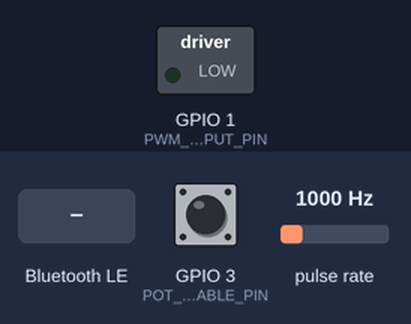
The sketch below on a simulated ESP32-C3. Parts: switched loads named in the sketch (green lamp = pin HIGH). Wiring (inferred from the names in the program): pulse sensor: data GPIO 0. The test bench sets the inputs (shaded band); at power-on: pulse rate 1000 Hz, GPIO 3 (POT_ENABLE_PIN) HIGH. Nothing arrives over Bluetooth unless stated; a phone connects over Bluetooth LE 3 s after start.

Above: at 1.2 s.
1.3 s: Bluetooth LE write "start" received
At 3.1 s:
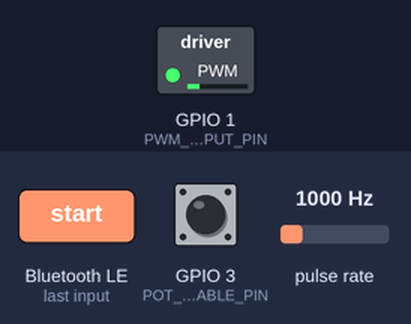
4.3 s: pulse rate set to 50 Hz
At 5.8 s:
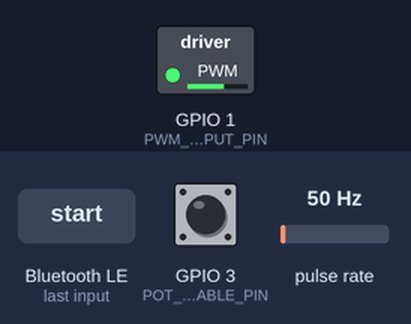
6.1 s: pulse rate set to 100 Hz
At 8.9 s:
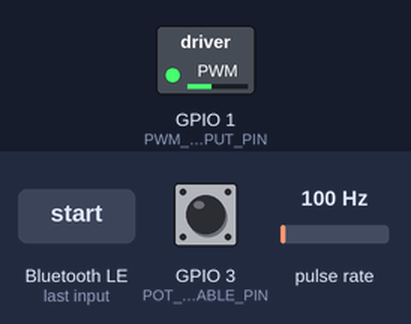
9.1 s: Bluetooth LE write "200" received
At 10.3 s:
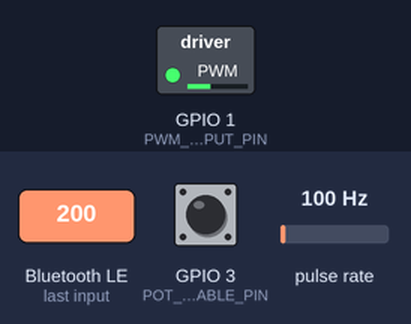
10.6 s: pulse rate set to 1250 Hz
At 11.9 s:
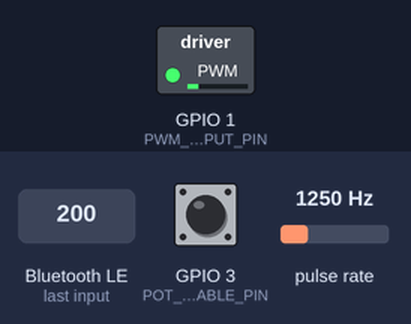
Timing chart, 0 to 13.2 s (numbered marks = the images above; inputs shaded):
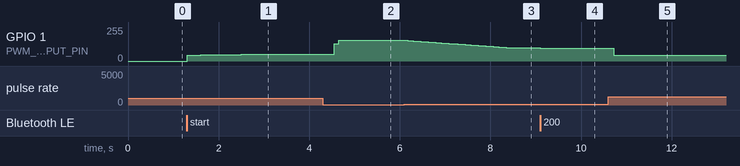

The sketch:

control_ble.ino
```cpp
/**
 * BLDC Motor PID Controller - ESP32-C3 Bluetooth BLE Version
 *
 * BLE control interface
 * Connect via BLE, write commands to control
 *
 * Hardware: Same as control/ (GPIO 0 RPM, GPIO 1 PWM, GPIO 2 sensitivity pot, GPIO 3 trim enable)
 */

#include <Arduino.h>
#include <BLE2902.h>
#include <BLEDevice.h>
#include <BLEServer.h>
#include <BLEUtils.h>

#include "config.h"
#include "config_common.h"

#include "ledc_driver.h"
#include "pcnt_driver.h"
#include "pid_common.h"
#include "rpm_common.h"

// BLE UUIDs
#define SERVICE_UUID "4fafc201-1fb5-459e-8fcc-c5c9c331914b"
#define STATUS_CHAR_UUID "beb5483e-36e1-4688-b7f5-ea07361b26a8"
#define CONTROL_CHAR_UUID "beb5483e-36e1-4688-b7f5-ea07361b26a9"
#define TARGET_CHAR_UUID "beb5483e-36e1-4688-b7f5-ea07361b26aa"

// Fix #3: spinlock protecting all shared state written by BLE callbacks and
// read by the control task running on a different core.  Using portMUX_TYPE
// (FreeRTOS spinlock) is safe from both task and ISR context on ESP32.
static portMUX_TYPE sharedMux = portMUX_INITIALIZER_UNLOCKED;

// Shared variables — always access under sharedMux via SHARED_READ / SHARED_WRITE
// (except currentRPM and lastPWMValue which are written only by the control task
//  and read only by loop() / updateStatus() — still protected for consistency).
volatile float currentRPM = 0.0;
volatile float targetRPM = DEFAULT_TARGET_RPM;
volatile float pidOutput = 0.0;
volatile int lastPWMValue = 0;
volatile bool running = false;
volatile float gainScale = 1.0f;

// Helper macros for atomic read/write of a single shared variable
#define SHARED_READ(var, out)                                                                      \
    do {                                                                                           \
        portENTER_CRITICAL(&sharedMux);                                                            \
        (out) = (var);                                                                             \
        portEXIT_CRITICAL(&sharedMux);                                                             \
    } while (0)
#define SHARED_WRITE(var, val)                                                                     \
    do {                                                                                           \
        portENTER_CRITICAL(&sharedMux);                                                            \
        (var) = (val);                                                                             \
        portEXIT_CRITICAL(&sharedMux);                                                             \
    } while (0)

RPMFilter rpmFilter;
float integral = 0.0;
float previousError = 0.0;
float filteredDerivative = 0.0;

bool softStarting = true;
unsigned long softStartStartTime = 0;

// Failsafe state (mirrors ATtiny v3)
bool stalled = false;
bool hasValidFeedback = false;

BLEServer *pServer = NULL;
BLECharacteristic *pStatusChar = NULL;
BLECharacteristic *pControlChar = NULL;
BLECharacteristic *pTargetChar = NULL;
bool deviceConnected = false;

class ServerCallbacks : public BLEServerCallbacks {
    void onConnect(BLEServer *pServer) {
        deviceConnected = true;
    };
    void onDisconnect(BLEServer *pServer) {
        deviceConnected = false;
        BLEDevice::startAdvertising();
    }
};

class ControlCallbacks : public BLECharacteristicCallbacks {
    void onWrite(BLECharacteristic *pCharacteristic) {
        String value = pCharacteristic->getValue();
        if (value == "start") {
            // Fix #3: write shared flags atomically
            portENTER_CRITICAL(&sharedMux);
            running = true;
            softStarting = true;
            softStartStartTime = 0;
            integral = 0.0;
            previousError = 0.0;
            portEXIT_CRITICAL(&sharedMux);
            rpmFilter.reset();
        } else if (value == "stop") {
            // Fix #3: write shared flags atomically
            portENTER_CRITICAL(&sharedMux);
            running = false;
            lastPWMValue = 0;
            portEXIT_CRITICAL(&sharedMux);
            // Fix #2: renamed from ledc_set_duty() to motor_set_pwm()
            motor_set_pwm(0);
        }
    }
};

class TargetCallbacks : public BLECharacteristicCallbacks {
    void onWrite(BLECharacteristic *pCharacteristic) {
        uint8_t *data = pCharacteristic->getData();
        size_t len = pCharacteristic->getLength();

        if (len > 0) {
            char buffer[16];
            size_t copyLen = (len < 15) ? len : 15;
            memcpy(buffer, data, copyLen);
            buffer[copyLen] = '\0';

            float rpm = atof(buffer);
            if (rpm >= TARGET_RPM_MIN && rpm <= TARGET_RPM_MAX) {
                // Fix #3: write targetRPM atomically so the control task never
                // reads a torn float value mid-update.
                SHARED_WRITE(targetRPM, rpm);

                char response[32];
                snprintf(response, sizeof(response), "%.0f", rpm);
                pCharacteristic->setValue(response);
            }
        }
    }
};

void controlLoop(void *parameter);
int applySoftStart(int targetPWM);
void setupBLE();
void updateStatus();
static float readSensitivityScale();

void setup() {
    pinMode(POT_ENABLE_PIN, INPUT_PULLUP);
    pcnt_init(RPM_INPUT_PIN);
    ledc_init(PWM_OUTPUT_PIN);

    setupBLE();

    xTaskCreatePinnedToCore(controlLoop, "ControlLoop", 4096, NULL, configMAX_PRIORITIES - 3, NULL,
                            0);
}

void loop() {
    if (deviceConnected) {
        updateStatus();
    }
    delay(500);
}

void setupBLE() {
    BLEDevice::init("BLDC-PID");
    pServer = BLEDevice::createServer();
    pServer->setCallbacks(new ServerCallbacks());

    BLEService *pService = pServer->createService(SERVICE_UUID);

    pStatusChar = pService->createCharacteristic(
        STATUS_CHAR_UUID, BLECharacteristic::PROPERTY_READ | BLECharacteristic::PROPERTY_NOTIFY);
    pStatusChar->addDescriptor(new BLE2902());

    pControlChar =
        pService->createCharacteristic(CONTROL_CHAR_UUID, BLECharacteristic::PROPERTY_WRITE);
    pControlChar->setCallbacks(new ControlCallbacks());

    pTargetChar = pService->createCharacteristic(
        TARGET_CHAR_UUID, BLECharacteristic::PROPERTY_WRITE | BLECharacteristic::PROPERTY_READ);
    pTargetChar->setCallbacks(new TargetCallbacks());

    pService->start();

    BLEAdvertising *pAdvertising = BLEDevice::getAdvertising();
    pAdvertising->addServiceUUID(SERVICE_UUID);
    pAdvertising->setScanResponse(true);
    BLEDevice::startAdvertising();
}

void updateStatus() {
    // Fix #3: take atomic snapshots of shared variables before formatting
    float snapRPM, snapTarget, snapSens;
    int snapPWM;
    bool snapRunning;
    portENTER_CRITICAL(&sharedMux);
    snapRunning = running;
    snapRPM = currentRPM;
    snapTarget = targetRPM;
    snapPWM = lastPWMValue;
    snapSens = gainScale;
    portEXIT_CRITICAL(&sharedMux);

    char status[160];
    snprintf(status, sizeof(status),
             "{\"run\":%d,\"rpm\":%.0f,\"target\":%.0f,\"pwm\":%d,\"sens\":%.3f}",
             snapRunning ? 1 : 0, snapRPM, snapTarget, snapPWM, snapSens);
    pStatusChar->setValue(status);
    pStatusChar->notify();
}

void controlLoop(void *parameter) {
    TickType_t xLastWakeTime;
    const TickType_t xFrequency = pdMS_TO_TICKS(CONTROL_PERIOD_MS);
    xLastWakeTime = xTaskGetTickCount();

    while (true) {
        bool trimActive = (digitalRead(POT_ENABLE_PIN) == LOW);
        float sens = trimActive ? readSensitivityScale() : 1.0f;
        SHARED_WRITE(gainScale, sens);
        float kp = DEFAULT_KP * sens;
        float ki = DEFAULT_KI * sens;
        float kd = DEFAULT_KD * sens;

        float rawRPM = pcnt_get_rpm();

        // Apply sliding window filter
        float filteredRPM = rpmFilter.update(rawRPM);
        SHARED_WRITE(currentRPM, filteredRPM);

        // Fix #3: read shared flags atomically into locals for this iteration
        bool localRunning;
        float localTargetRPM;
        SHARED_READ(running, localRunning);
        SHARED_READ(targetRPM, localTargetRPM);

        if (!localRunning) {
            vTaskDelayUntil(&xLastWakeTime, xFrequency);
            continue;
        }

        // Failsafe: mark feedback valid once we've genuinely reached speed.
        if (filteredRPM >= localTargetRPM * 0.7 && filteredRPM <= localTargetRPM * 1.3) {
            hasValidFeedback = true;
        }

        // If stalled, wait for the motor to be moving again near speed, then
        // re-arm via soft-start (no hard kick). Otherwise hold the motor off.
        if (stalled) {
            if (filteredRPM >= localTargetRPM * 0.7 && filteredRPM <= localTargetRPM * 1.3) {
                stalled = false;
                softStarting = true;
                softStartStartTime = 0;
                integral = 0.0f;
            } else {
                motor_set_pwm(PWM_IDLE);
                SHARED_WRITE(lastPWMValue, PWM_IDLE);
                vTaskDelayUntil(&xLastWakeTime, xFrequency);
                continue;
            }
        }

        // Stall detection: valid feedback gained, then pulses lost too long.
        if (hasValidFeedback && !stalled &&
            pcnt_pulse_age_us() > (unsigned long)STALL_TIMEOUT_MS * 1000UL) {
            stalled = true;
            integral = 0.0f;
            motor_set_pwm(PWM_IDLE);
            SHARED_WRITE(lastPWMValue, PWM_IDLE);
            vTaskDelayUntil(&xLastWakeTime, xFrequency);
            continue;
        }

        float error = localTargetRPM - filteredRPM;
        float localPidOutput = computePID_float(
            error, integral, previousError, filteredDerivative, kp, ki, kd, INTEGRAL_WINDUP_MIN,
            INTEGRAL_WINDUP_MAX, PID_OUTPUT_MIN, PID_OUTPUT_MAX);
        SHARED_WRITE(pidOutput, localPidOutput);

        int targetPWM =
            map(localPidOutput, PID_OUTPUT_MIN, PID_OUTPUT_MAX, PWM_MIN_VALUE, PWM_MAX_VALUE);
        targetPWM = constrain(targetPWM, PWM_MIN_THRESHOLD, PWM_MAX_VALUE);

        int finalPWM = applySoftStart(targetPWM);
        // Fix #2: renamed from ledc_set_duty() to motor_set_pwm()
        motor_set_pwm(finalPWM);
        SHARED_WRITE(lastPWMValue, finalPWM);

        vTaskDelayUntil(&xLastWakeTime, xFrequency);
    }
}

int applySoftStart(int targetPWM) {
    if (!softStarting)
        return targetPWM;

    if (softStartStartTime == 0)
        softStartStartTime = millis();

    unsigned long elapsed = millis() - softStartStartTime;
    if (elapsed >= SOFT_START_DURATION_MS) {
        softStarting = false;
        return targetPWM;
    }

    float progress = (float)elapsed / SOFT_START_DURATION_MS;
    int kickstartPWM = PWM_MIN_THRESHOLD + (int)((targetPWM - PWM_MIN_THRESHOLD) * progress);
    return (kickstartPWM > targetPWM) ? targetPWM : kickstartPWM;
}

static float readSensitivityScale() {
    int raw = analogRead(POT_SENSITIVITY_PIN);
    return PID_SENSITIVITY_MIN +
           ((float)raw / 4095.0f) * (PID_SENSITIVITY_MAX - PID_SENSITIVITY_MIN);
}
```

pid_common.h
```cpp
#ifndef PID_COMMON_H
#define PID_COMMON_H

#include <Arduino.h>

#ifndef D_TERM_FILTER_ALPHA
#define D_TERM_FILTER_ALPHA 0.25f
#endif

inline float computePID_float(float error, float &integral, float &previousError,
                              float &filteredDerivative, float kp, float ki, float kd,
                              float integral_min, float integral_max, float output_min,
                              float output_max) {
    float proportional = kp * error;

    float integral_increment = ki * error;
    integral += integral_increment;
    integral = constrain(integral, integral_min, integral_max);

    float rawDerivative = error - previousError;
    previousError = error;
    filteredDerivative =
        D_TERM_FILTER_ALPHA * rawDerivative + (1.0f - D_TERM_FILTER_ALPHA) * filteredDerivative;
    float derivative = kd * filteredDerivative;

    float output = proportional + integral + derivative;
    output = constrain(output, output_min, output_max);

    return output;
}

#endif // PID_COMMON_H
```

rpm_common.h
```cpp
#ifndef RPM_COMMON_H
#define RPM_COMMON_H

#define RPM_FILTER_SIZE 24
#define RPM_IIR_ALPHA 0.35f

class RPMFilter {
  private:
    float buffer[RPM_FILTER_SIZE];
    int index;
    int count;
    float sum;
    float iir_state;

  public:
    RPMFilter() : index(0), count(0), sum(0.0f), iir_state(0.0f) {
        for (int i = 0; i < RPM_FILTER_SIZE; i++) {
            buffer[i] = 0.0f;
        }
    }

    float update(float newValue) {
        sum -= buffer[index];
        buffer[index] = newValue;
        sum += newValue;
        index = (index + 1) % RPM_FILTER_SIZE;

        if (count < RPM_FILTER_SIZE) {
            count++;
        }
        float ma = sum / (float)count;
        iir_state = RPM_IIR_ALPHA * ma + (1.0f - RPM_IIR_ALPHA) * iir_state;
        return iir_state;
    }

    void reset() {
        index = 0;
        count = 0;
        sum = 0.0f;
        iir_state = 0.0f;
        for (int i = 0; i < RPM_FILTER_SIZE; i++) {
            buffer[i] = 0.0f;
        }
    }
};

#endif // RPM_COMMON_H
```

config.h
```cpp
#ifndef CONFIG_H
#define CONFIG_H

// Hardware Pins (ESP32-C3 SuperMini) — same as control/
#define RPM_INPUT_PIN 0       // GPIO 0 (Requires Voltage Divider 5V->3.3V)
#define PWM_OUTPUT_PIN 1      // GPIO 1
#define POT_ENABLE_PIN 3      // Pull LOW to enable sensitivity trim (INPUT_PULLUP)
#define POT_SENSITIVITY_PIN 2 // GPIO 2 (ADC1_CH2)

#define PID_SENSITIVITY_MIN 0.75f
#define PID_SENSITIVITY_MAX 1.25f

// Motor Configuration
#define PULSES_PER_REV 4 // 8-pole BLDC motor (4 pulses per rev)

#define RPM_SAMPLE_MIN_US 40000

// Soft-Start
#define SOFT_START_DURATION_MS 1500 // 1.5 seconds

#endif // CONFIG_H
```

config_common.h
```cpp
#ifndef CONFIG_COMMON_H
#define CONFIG_COMMON_H

// Control Loop
#define CONTROL_LOOP_HZ 200
#define CONTROL_PERIOD_MS (1000 / CONTROL_LOOP_HZ)

// PID Constants (Proven Values)
#define DEFAULT_TARGET_RPM 1440.0
#define DEFAULT_KP 0.150
#define DEFAULT_KI 0.080
#define DEFAULT_KD 0.015

// Limits
#define PID_OUTPUT_MIN -5000
#define PID_OUTPUT_MAX 5000
#define INTEGRAL_WINDUP_MIN -1000
#define INTEGRAL_WINDUP_MAX 1000

// PWM Limits (8-bit resolution 0-255 for compatibility logic)
#define PWM_MIN_VALUE 0
#define PWM_MAX_VALUE 255
#define PWM_MIN_THRESHOLD 45 // Kickstart torque
#define PWM_IDLE 0           // Safe output when stalled (motor off)

// Target RPM Limits (safety)
#define TARGET_RPM_MIN 100.0
#define TARGET_RPM_MAX 10000.0

// Stall / sensor-loss failsafe: cut power if no pulse for this long while the
// motor has reached near-target speed. 150ms is ~14x the target pulse period.
#define STALL_TIMEOUT_MS 150

#endif // CONFIG_COMMON_H
```

ledc_driver.h
```cpp
#ifndef LEDC_DRIVER_H
#define LEDC_DRIVER_H

#include "driver/ledc.h"

// LEDC Configuration
#define LEDC_TIMER LEDC_TIMER_0
#define LEDC_MODE LEDC_LOW_SPEED_MODE
#define LEDC_CHANNEL LEDC_CHANNEL_0
#define LEDC_DUTY_RES LEDC_TIMER_8_BIT // 8-bit resolution (0-255) to match logic
#define LEDC_FREQUENCY 5000            // 5 kHz PWM (High frequency for smoother ESC operation)

// Fix #1: marked inline to avoid ODR violations when included in multiple TUs
inline void ledc_init(int gpio_num) {
    ledc_timer_config_t ledc_timer = {.speed_mode = LEDC_MODE,
                                      .duty_resolution = LEDC_DUTY_RES,
                                      .timer_num = LEDC_TIMER,
                                      .freq_hz = LEDC_FREQUENCY,
                                      .clk_cfg = LEDC_AUTO_CLK};
    ledc_timer_config(&ledc_timer);

    ledc_channel_config_t ledc_channel = {.gpio_num = gpio_num,
                                          .speed_mode = LEDC_MODE,
                                          .channel = LEDC_CHANNEL,
                                          .intr_type = LEDC_INTR_DISABLE,
                                          .timer_sel = LEDC_TIMER,
                                          .duty = 0,
                                          .hpoint = 0};
    ledc_channel_config(&ledc_channel);
}

// Fix #1 + #2: renamed from ledc_set_duty() to motor_set_pwm() to avoid shadowing
// the ESP-IDF ledc_set_duty(ledc_mode_t, ledc_channel_t, uint32_t) function,
// and marked inline to avoid ODR violations.
inline void motor_set_pwm(int duty) {
    ledc_set_duty(LEDC_MODE, LEDC_CHANNEL, duty);
    ledc_update_duty(LEDC_MODE, LEDC_CHANNEL);
}

#endif // LEDC_DRIVER_H
```

Source omitted: pcnt_driver.h (2522 bytes)

Measured:
- after the input at 1.3 s, GPIO 1 (PWM_OUTPUT_PIN): moves from 0/255 to 50/255 over 1.5 s, starting at once
- after the input at 4.3 s, GPIO 1 (PWM_OUTPUT_PIN): 50/255 → 128/255 after 0.26 s, → 154/255 0.10 s later
- after the input at 6.1 s, GPIO 1 (PWM_OUTPUT_PIN): moves from 154/255 to 101/255 over 2.2 s, starting after 0.08 s
- after the input at 9.1 s, GPIO 1 (PWM_OUTPUT_PIN): 101/255 → 97/255 at once
- after the input at 10.6 s, GPIO 1 (PWM_OUTPUT_PIN): 97/255 → 45/255 after 0.13 s
